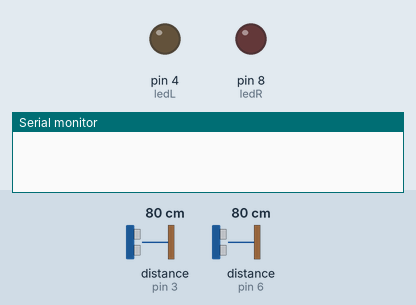
Recording of a sketch running on a simulated Arduino Uno, built with avr-gcc and run on an emulated ATmega328P. Parts: output pins drawn as LEDs (lit = HIGH), the last lines printed to the serial monitor. Wiring (inferred from the names in the program): 2 × ultrasonic range finder: trigger pin 2, echo pin 3 / trigger pin 7, echo pin 6. Dashed ring = blinking. The inputs (shaded band) are chosen by the test bench; at power-on: distance to the obstacle (sensors on pin 3, pin 6) 80 cm. The echo pulse lasts 58.3 µs per cm; pins used as bus, display or sensor lines are not drawn.

Above: at 1.2 s.
1.3 s: distance to the obstacle (sensor on pin 3) set to 34 cm
2.8 s: distance to the obstacle (sensor on pin 3) set to 28 cm
At 2.97 s:
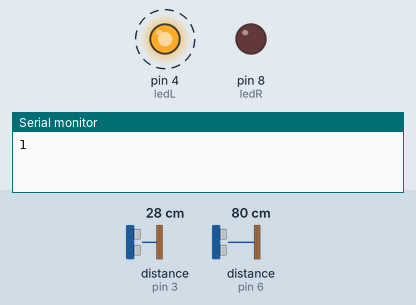
5.8 s: distance to the obstacle (sensor on pin 6) set to 33 cm
8.8 s: distance to the obstacle (sensor on pin 6) set to 27 cm
At 9.3 s:
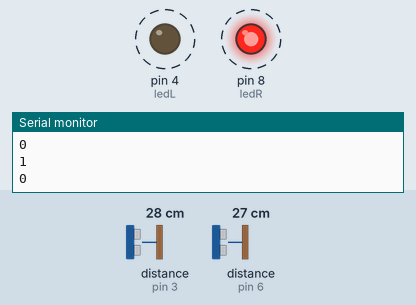
11.8 s: distance to the obstacle (sensor on pin 6) set to 35 cm
At 11.87 s:
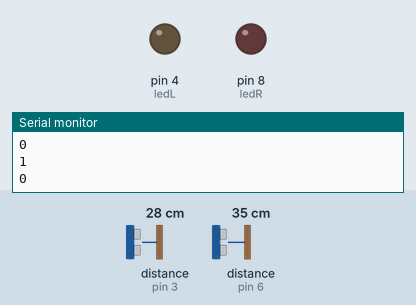
14.8 s: distance to the obstacle (sensor on pin 6) set to 2 cm
At 15.02 s:
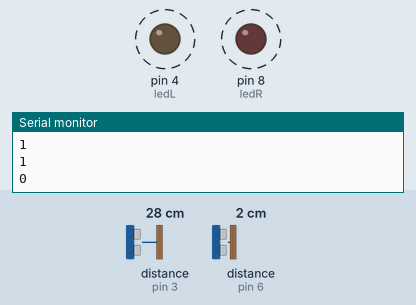
Timing chart, 0 to 18.8 s (numbered marks = the images above; inputs shaded):
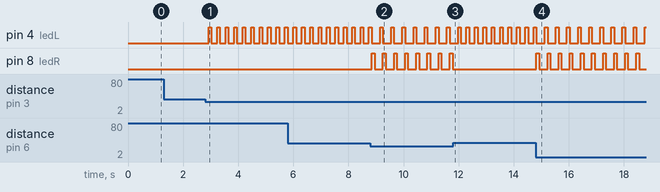

Measured:
- the behaviour switches between 31 and 30 cm on distance to the obstacle (sensor on pin 3) (found by bisection; images 0 and 1)
- the behaviour switches between 31 and 30 cm on distance to the obstacle (sensor on pin 6) (found by bisection; images 1 and 2)
- after the input at 1.3 s, every drawn part: stays the same
- after the input at 2.8 s, pin 4 (ledL): alternates HIGH for 0.10 s and LOW for 0.21 s, starting after 0.13 s
- after the input at 8.8 s, pin 4 (ledL): alternates HIGH for 0.10 s and LOW for 0.30 s, starting after 0.35 s; pin 8 (ledR): alternates HIGH for 0.10 s and LOW for 0.30 s, starting after 0.05 s
- after the input at 11.8 s, pin 8 (ledR): stops changing and stays LOW
- after the input at 14.8 s, pin 4 (ledL): alternates HIGH for 0.10 s and LOW for 0.30 s, starting after 0.33 s; pin 8 (ledR): alternates HIGH for 0.10 s and LOW for 0.30 s, starting at once

The sketch:

LaptopGestureControlV2.1.ino
```cpp
#define triggerL 2
#define echoL 3
#define ledL 4
#define triggerR 7
#define echoR 6
#define ledR 8
float time=0,distance=0;
void setup()
{
 Serial.begin(9600);
 pinMode(triggerL,OUTPUT);
 pinMode(echoL,INPUT);
 pinMode(triggerR,OUTPUT);
 pinMode(echoR,INPUT);
 pinMode(ledL,OUTPUT);
 pinMode(ledR,OUTPUT);
}

void loop()
{
 digitalWrite(triggerL,LOW);
 delayMicroseconds(2);
 digitalWrite(triggerL,HIGH);
 delayMicroseconds(10);
 digitalWrite(triggerL,LOW);
 delayMicroseconds(2);
 time=pulseIn(echoL,HIGH);
 distance=time*340/20000;
 if(distance<=30)
 {
  Serial.println("1");
  digitalWrite(ledL,HIGH);
  delay(100);
  digitalWrite(ledL,LOW);
 }
 digitalWrite(triggerR,LOW);
 delayMicroseconds(2);
 digitalWrite(triggerR,HIGH);
 delayMicroseconds(10);
 digitalWrite(triggerR,LOW);
 delayMicroseconds(2);
 time=pulseIn(echoR,HIGH);
 distance=time*340/20000;
 if(distance<=30)
 {
  Serial.println("0");
  digitalWrite(ledR,HIGH);
  delay(100);
  digitalWrite(ledR,LOW);
 }
 delay(200);
}
```
